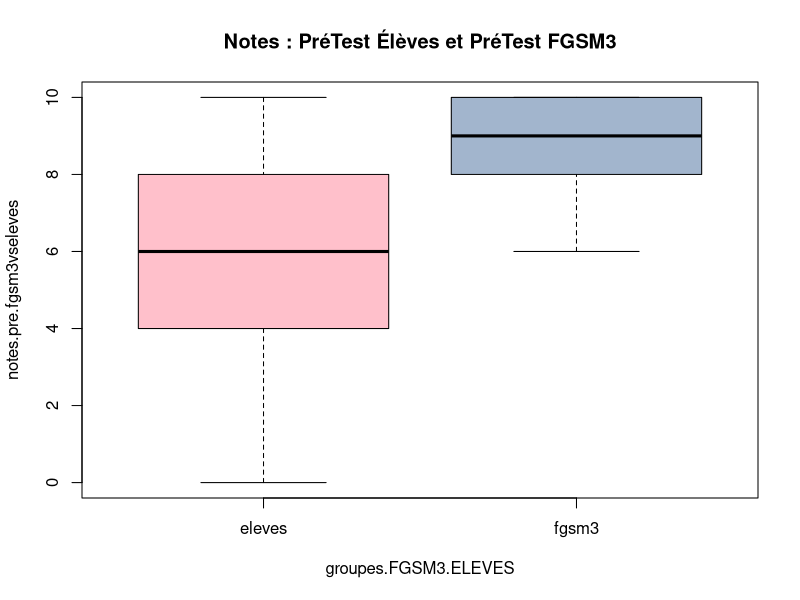
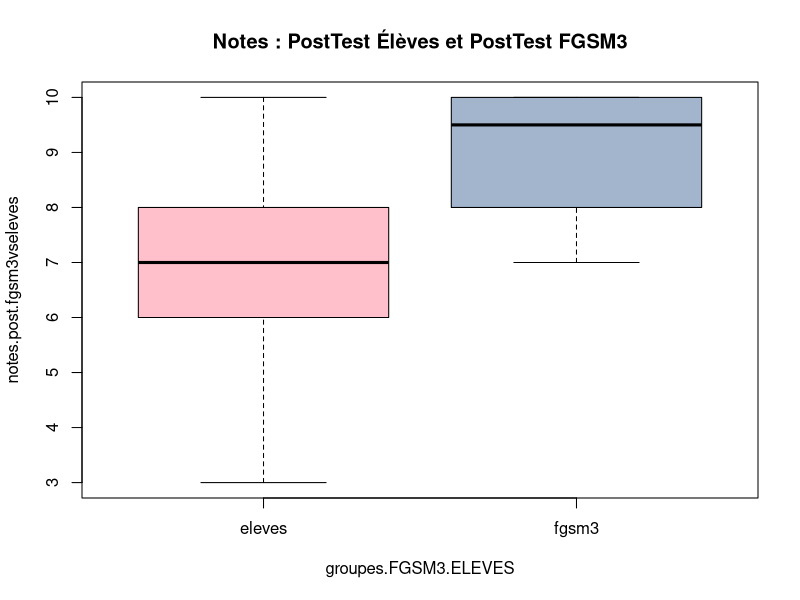
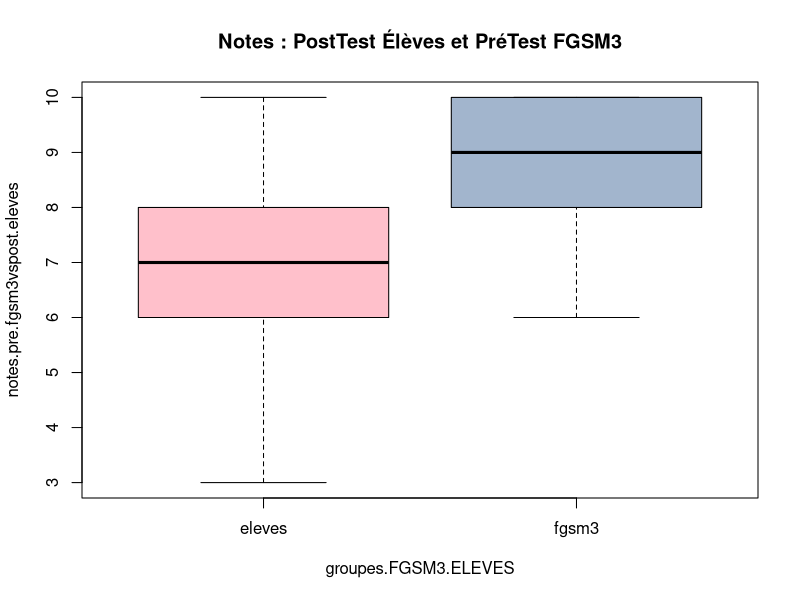
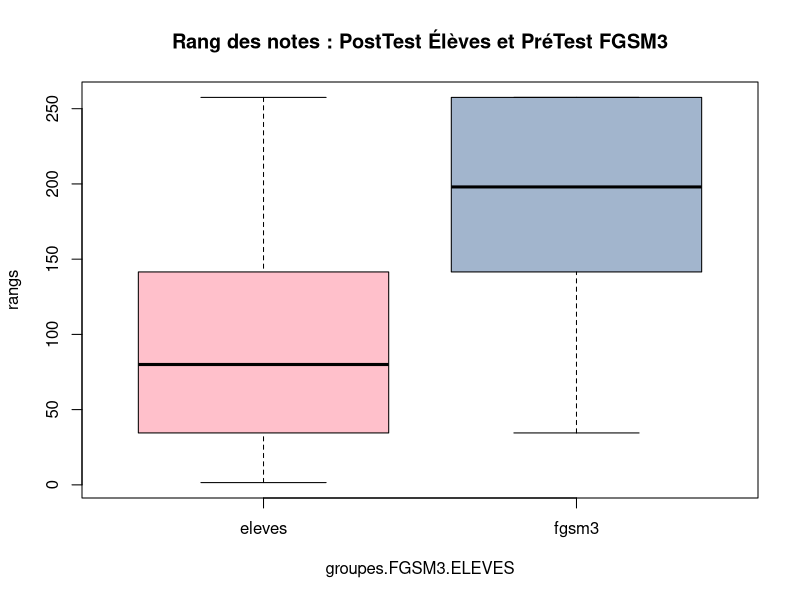
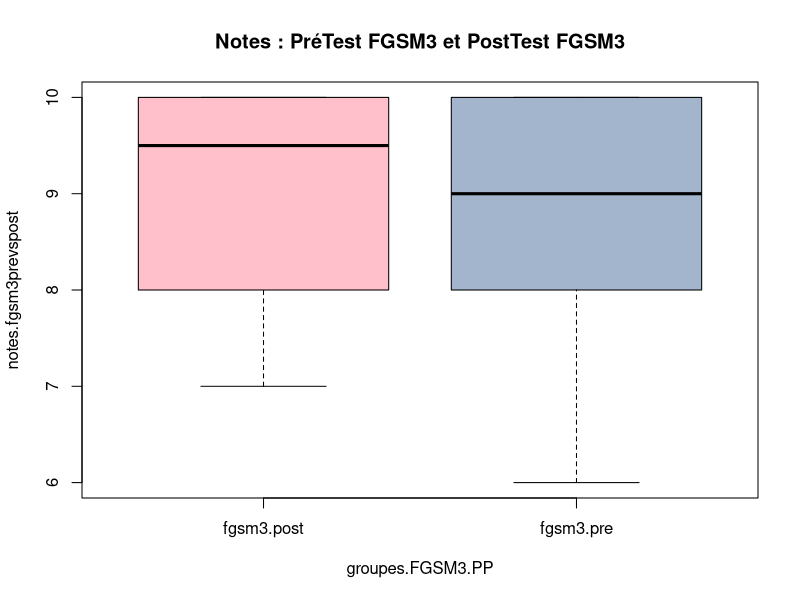
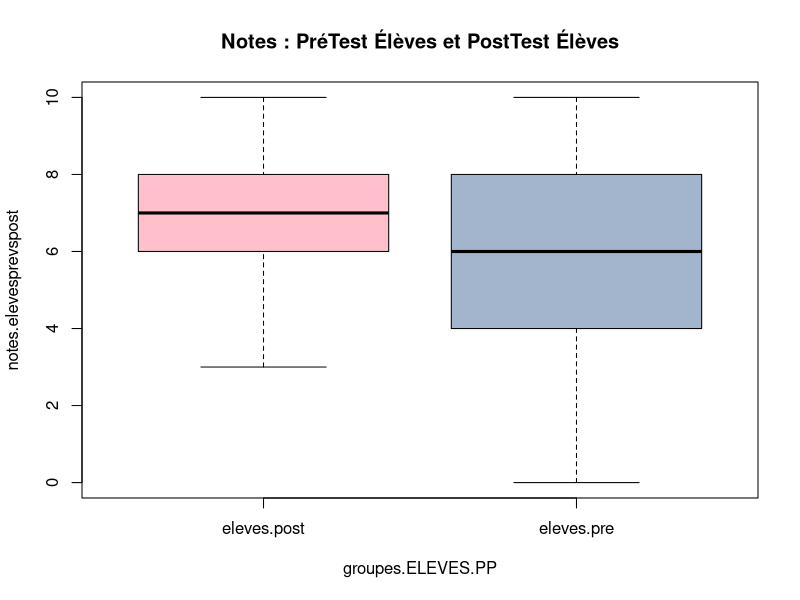

R code for these plots, in order:
# importation des donnees

# création des tableaux
# lignes les notes d'une même personne
# deux colonnes de notes : pre et post 
data.fgsm3 = read.csv("data.fgsm3.csv", header=TRUE, sep=",")
data.eleves = read.csv("data.eleves.csv", header=TRUE, sep=",")

# packages à charger
# install.packages("ggpubr")
library(ggpubr)

# les effectifs des groupes
nb.fgsm3 = length(data.fgsm3$pre)
nb.eleves = length(data.eleves$pre)
nb.total = nb.eleves + nb.fgsm3

# Le groupes FGSM3, Eleves, Pré et Post
groupes.FGSM3.ELEVES = c(rep("fgsm3",nb.fgsm3),rep("eleves",nb.eleves))
groupes.FGSM3.PP = c(rep("fgsm3.pre",nb.fgsm3),rep("fgsm3.post",nb.fgsm3))
groupes.ELEVES.PP = c(rep("eleves.pre",nb.eleves),rep("eleves.post",nb.eleves))

# I. test de normalité ; Test Shapiro
# H0 l'échantillon suit une loi normale.

    # 1. FGSM 3 : PréTest et PostTest
    test.norm.fgsm3.pre = shapiro.test(data.fgsm3$pre)
    test.norm.fgsm3.post = shapiro.test(data.fgsm3$post)

    # 2. ELEVES : PréTestPostTest

    test.norm.eleves.pre = shapiro.test(data.eleves$pre)
    test.norm.eleves.post = shapiro.test(data.eleves$post)


# II. test de distribution ; Test Wilcoxon Mann Withney
# H0 la distribution des données est la même pour les deux groupes.

# B. FGSM3 vs Eleves

    # 1. Pré
    notes.pre.fgsm3vseleves = c(data.fgsm3$pre,data.eleves$pre)
    test.notes.pre.fgsm3vseleves = wilcox.test(notes.pre.fgsm3vseleves~groupes.FGSM3.ELEVES)

    boxplot(notes.pre.fgsm3vseleves~groupes.FGSM3.ELEVES, col=c("pink","lightsteelblue3"), main="Notes : PréTest Élèves et PréTest FGSM3")


    # 2. Post
    notes.post.fgsm3vseleves = c(data.fgsm3$post,data.eleves$post)
    test.notes.post.fgsm3vseleves = wilcox.test(notes.post.fgsm3vseleves~groupes.FGSM3.ELEVES)

    boxplot(notes.post.fgsm3vseleves~groupes.FGSM3.ELEVES, col=c("pink","lightsteelblue3"),
    main="Notes : PostTest Élèves et PostTest FGSM3")
  

    # 3. Pré FGSM3 vs Post Élèves
    notes.pre.fgsm3vspost.eleves = c(data.fgsm3$pre,data.eleves$post)
    test.notes.pre.fgsm3vspost.seleves = wilcox.test(notes.pre.fgsm3vspost.eleves~groupes.FGSM3.ELEVES)

    boxplot(notes.pre.fgsm3vspost.eleves~groupes.FGSM3.ELEVES, col=c("pink","lightsteelblue3"),
    main="Notes : PostTest Élèves et PréTest FGSM3")
    

    # Explication du W

    rangs=rank(notes.pre.fgsm3vspost.eleves)
    data=data.frame(groupes.FGSM3.ELEVES,notes.pre.fgsm3vspost.eleves,rangs)
    boxplot(rangs~groupes.FGSM3.ELEVES, col=c("pink","lightsteelblue3"),
    main="Rang des notes : PostTest Élèves et PréTest FGSM3")

# C. Pré vs Post

    # 1. FGSM3
    notes.fgsm3prevspost = c(data.fgsm3$pre,data.fgsm3$post)
    test.fgsm3.prevspost = wilcox.test(data.fgsm3$pre, data.fgsm3$post, paired = TRUE)

    boxplot(notes.fgsm3prevspost~groupes.FGSM3.PP, col=c("pink","lightsteelblue3"),
        main="Notes : PréTest FGSM3 et PostTest FGSM3")

    test.eleves.prevspost =  wilcox.test(data.eleves$pre, data.eleves$post, paired = TRUE)

    # 2. Élèves
    notes.elevesprevspost = c(data.eleves$pre,data.eleves$post)
    test.eleves.prevspost =  wilcox.test(data.eleves$pre, data.eleves$post, paired = TRUE)

    boxplot(notes.elevesprevspost~groupes.ELEVES.PP, col=c("pink","lightsteelblue3"),
        main="Notes : PréTest Élèves et PostTest Élèves")




# Ecriture dans le fichier
sink("sortie.R-these-med.txt")
print("A. Test de normalité")

print("1. Normalité : PréTest FGSM3")
print(test.norm.fgsm3.pre )

print("2. Normalité : PostTest FGSM3")
print(test.norm.fgsm3.post )

print("3. Normalité : PréTest Élèves")
print(test.norm.eleves.pre )

print("4. Normalité : PréTest Élèves")
print(test.norm.eleves.post )


print("B. FGSM3 vs Eleves")

print("1. Notes : PréTest FGSM3 vs PréTest Élèves")
print(test.notes.pre.fgsm3vseleves)

print("2. Notes : PostTest FGSM3 vs PostTest Élèves")
print(test.notes.post.fgsm3vseleves)

print("3. Notes : PréTest FGSM3 vs PostTest Élèves")
print(test.notes.post.fgsm3vseleves)

print("C. pré vs Post")

print("1. Notes : PréTest FGSM3 vs PostTest FGSM3")
print(test.fgsm3.prevspost)

print("2. Notes : PréTest Élèves vs PostTest Élèves")
print(test.eleves.prevspost)

sink() 